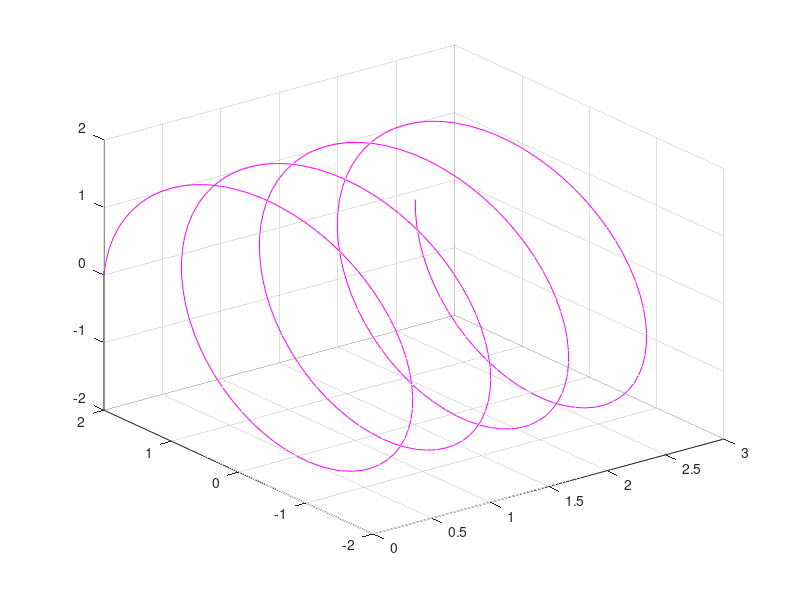
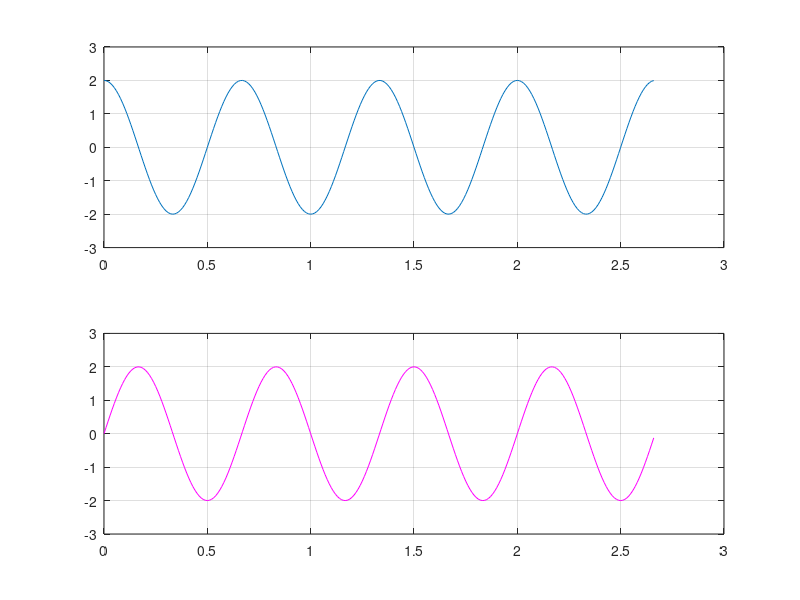

The MATLAB script that drew these images, in order:
% Example 1.48

A = 2; W0 = 3*pi; phase = 0 ; 	% Ορισμός παραμέτρων
T = (2*pi)/W0;			% Υπολογισμός περιόδου
t = 0 : 0.01 : 4*T; 		% Δημιουργία κλίμακας χρόνου 4 περιόδων
x = A*exp(j*W0*t + phase);  	% Δημιουργία μιγαδικού εκθετικού σήματος

% Σχεδίαση μιγαδικού εκθετικού σήματος σε 3 διαστάσεις
figure(1); plot3(t, x, 'm'); grid on 

% Σχεδίαση πραγματικού % φανταστικού μέρους του μιγαδικού εκθετικού σήματος 
figure(2); subplot(211); plot(t, real(x)); grid on; axis([0 3 -3 3])
subplot(212); plot(t, imag(x), 'm'); grid on; axis([0 3 -3 3])